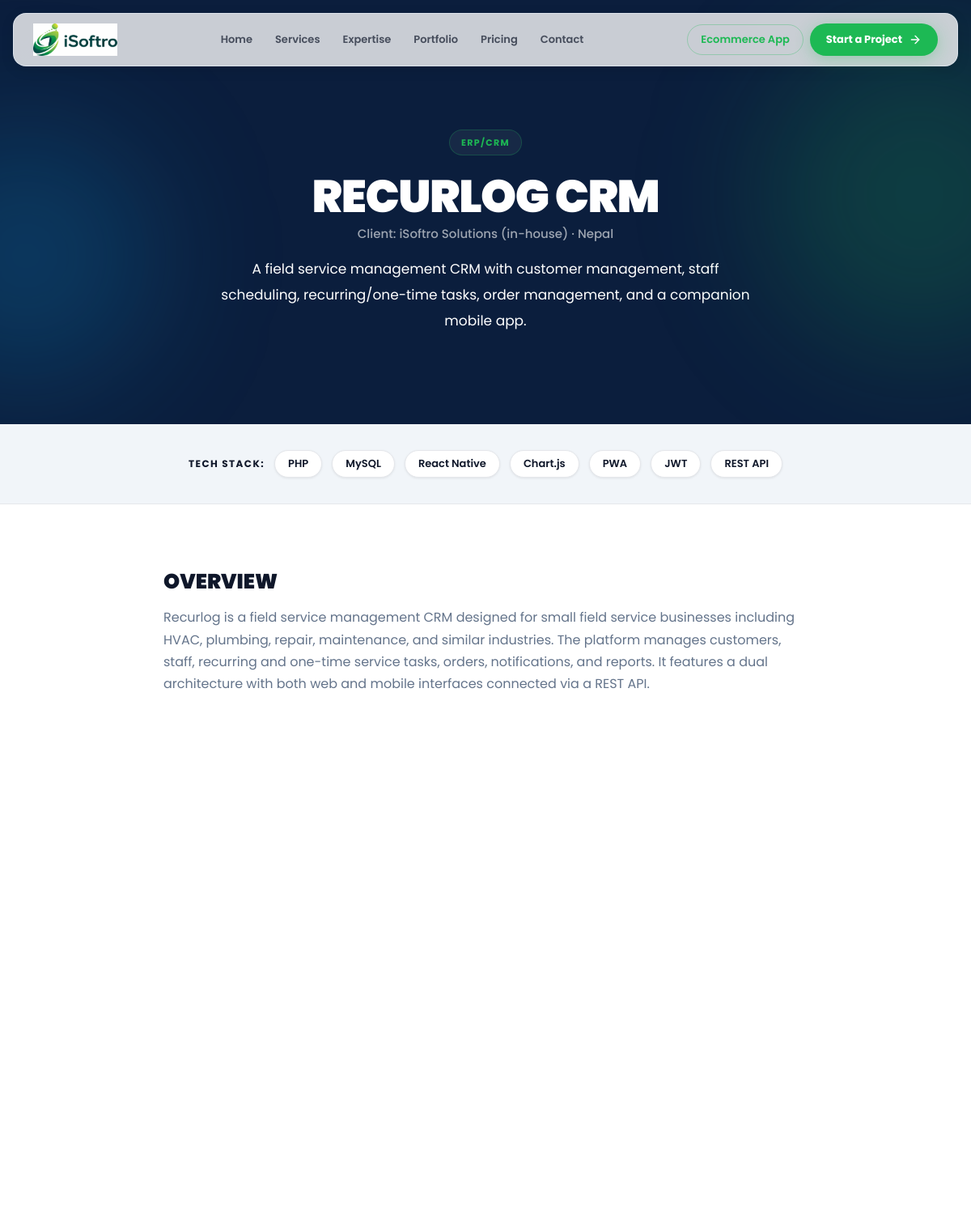
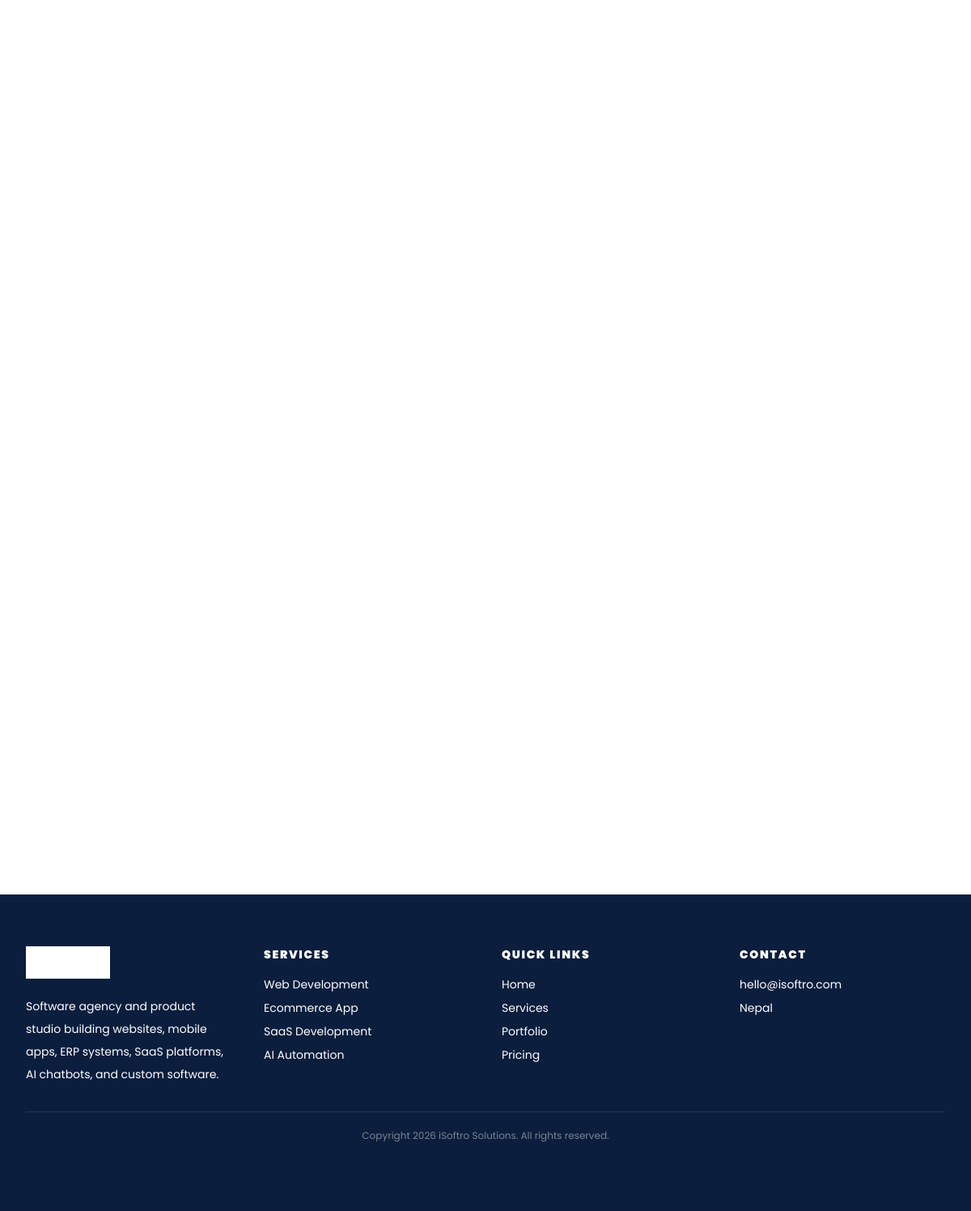
/project.php?slug=recurlog-crm, run on the app's committed database (2 pictures, top to bottom).
### tables this page shows
CREATE TABLE IF NOT EXISTS projects (
  id BIGINT UNSIGNED AUTO_INCREMENT PRIMARY KEY,
  title VARCHAR(190) NOT NULL,
  slug VARCHAR(190) NOT NULL UNIQUE,
  client_name VARCHAR(190),
  industry VARCHAR(120),
  country VARCHAR(120),
  category_id BIGINT UNSIGNED NULL,
  short_desc TEXT,
  long_desc MEDIUMTEXT,
  thumbnail VARCHAR(255),
  tech_stack TEXT,
  live_url VARCHAR(255),
  app_url VARCHAR(255),
  status VARCHAR(80),
  year VARCHAR(20),
  is_featured TINYINT(1) DEFAULT 0,
  is_published TINYINT(1) DEFAULT 1,
  sort_order INT DEFAULT 0,
  created_at TIMESTAMP DEFAULT CURRENT_TIMESTAMP,
  updated_at TIMESTAMP DEFAULT CURRENT_TIMESTAMP ON UPDATE CURRENT_TIMESTAMP,
  CONSTRAINT projects_category_fk FOREIGN KEY (category_id) REFERENCES project_categories(id) ON DELETE SET NULL
);

### includes/db.php (called while the page is built, shortened)
<?php
function app_config(): array
{
    static $config = null;
    if ($config === null) {
        $config = require __DIR__ . '/config.php';
    }
    return $config;
}
function db(): PDO
{
    static $pdo = null;
    $config = app_config()['db'];
    if ($config['connection'] === 'mysql') {
        $mysql = $config['mysql'];
        $dsn = sprintf(
            'mysql:host=%s;port=%s;dbname=%s;charset=%s',
            $mysql['host'],
            $mysql['port'],
            $mysql['database'],
            $mysql['charset']
        );
        $pdo = new PDO($dsn, $mysql['username'], $mysql['password']);
    }
    $pdo->setAttribute(PDO::ATTR_ERRMODE, PDO::ERRMODE_EXCEPTION);
    $pdo->setAttribute(PDO::ATTR_DEFAULT_FETCH_MODE, PDO::FETCH_ASSOC);
    return $pdo;
}

### includes/functions.php (called while the page is built, shortened)
<?php
require_once __DIR__ . '/db.php';
function e(?string $value): string
{
    return htmlspecialchars((string) $value, ENT_QUOTES, 'UTF-8');
}

### project.php (the view, shortened to what this page needs)
<?php
require_once __DIR__ . '/includes/functions.php';
$slug = isset($_GET['slug']) ? trim($_GET['slug']) : '';
$stmt = db()->prepare("SELECT * FROM projects WHERE slug = ? AND is_published = 1 LIMIT 1");
$stmt->execute([$slug]);
$p = $stmt->fetch();
require __DIR__ . '/header.php';
?>
<main id="main">
  <section class="relative isolate overflow-hidden bg-navy pt-32 text-white md:pt-40">
    <div class="orb -right-32 top-12 h-96 w-96 bg-green/20"></div>
    <div class="orb -left-32 bottom-12 h-80 w-80 bg-teal/20"></div>
    <div class="mx-auto max-w-[1240px] px-5 pb-20 md:px-8 lg:pb-28">
      <div class="mx-auto max-w-4xl text-center">
        <?php if ($p['industry']): ?>
          <span class="section-label !border-green/25 !bg-white/5"><?= e($p['industry']) ?></span>
        <?php endif; ?>
        <h1 class="mt-6 text-[clamp(2rem,5vw,3.5rem)] font-black uppercase leading-[.96] tracking-tight">
          <?= e($p['title']) ?>
        </h1>
        <?php if ($p['client_name']): ?>
          <p class="mt-2 text-[15px] font-medium text-white/60">Client: <?= e($p['client_name']) ?><?= $p['country'] ? ' &middot; ' . e($p['country']) : '' ?></p>
        <?php endif; ?>
        <?php if ($p['short_desc']): ?>
          <p class="mx-auto mt-4 max-w-2xl text-[17px] leading-8 text-white/72">
            <?= e($p['short_desc']) ?>
          </p>
        <?php endif; ?>
      </div>
    </div>
  </section>
  <?php if ($p['tech_stack'] || $p['tech_stack_detail']): ?>
  <section class="border-b border-border bg-softgrey">
    <div class="mx-auto max-w-[1240px] px-5 py-8 md:px-8">
      <div class="flex flex-wrap items-center justify-center gap-3">
        <span class="text-[12px] font-bold uppercase tracking-[.12em] text-muted">Tech Stack:</span>
        <?php
          $tags = $p['tech_stack'] ? array_map('trim', explode(',', $p['tech_stack'])) : [];
          foreach ($tags as $tag):
        ?>
          <span class="rounded-full border border-border bg-white px-4 py-1.5 text-[13px] font-semibold text-ink shadow-e1"><?= e($tag) ?></span>
        <?php endforeach; ?>
      </div>
    </div>
  </section>
  <?php endif; ?>
  <article class="bg-white">
    <div class="mx-auto max-w-[860px] px-5 py-14 md:px-8 md:py-20">
      <?php if ($p['long_desc']): ?>
      <section class="reveal">
        <h2 class="section-heading">Overview</h2>
        <div class="prose prose-slate max-w-none"><?= nl2br(e($p['long_desc'])) ?></div>
      </section>
      <?php endif; ?>
    </div>
  </article>
</main>
<?php
require __DIR__ . '/footer.php';
?>

### header.php (style rules this page uses)
html { font-family: 'Poppins', 'Inter', 'Segoe UI', -apple-system, sans-serif; color: #0F172A; }
body { overflow-x: hidden; }
.orb { position:absolute; border-radius:9999px; filter: blur(80px); pointer-events:none; }
.section-label { display:inline-flex; align-items:center; gap:.5rem; border:1px solid rgba(29,185,84,.22); background:rgba(29,185,84,.07); color:#1DB954; padding:.42rem .9rem; border-radius:9999px; font-size:11px; font-weight:700; letter-spacing:.12em; text-transform:uppercase; }

### project.php (style rules this page uses)
.section-heading { font-size: clamp(1.3rem, 2.5vw, 1.6rem); font-weight: 900; text-transform: uppercase; line-height: 1.2; color: #0F172A; }
.prose { margin-top: 1rem; font-size: 16px; line-height: 1.7; color: #64748B; }
.reveal { opacity: 0; transform: translateY(16px); transition: opacity 0.4s cubic-bezier(0,0,0.2,1), transform 0.4s cubic-bezier(0,0,0.2,1); }
.reveal.in { opacity: 1; transform: none; }

### data on the page
projects: industry "ERP/CRM", title "RECURLOG CRM", client_name "iSoftro Solutions (in-house)", country "Nepal", short_desc "A field service management CRM with customer management, staff scheduling, recurring/one-time tasks, order management, and a companion mobile app.", tech_stack "PHP", tech_stack "MySQL", tech_stack "React Native", tech_stack "Chart.js", tech_stack "PWA", tech_stack "JWT", tech_stack "REST API", long_desc "Recurlog is a field service management CRM designed for small field service businesses including HVAC, plumbing, repair, maintenance, and similar industries. The platform manages customers, staff, recurring and one-time service tasks, orders, notifications, and reports. It features a dual architecture with both web and mobile interfaces connected via a REST API."

### other printed values
$link['label'] "Home"
$link['label'] "Services"
$link['label'] "Portfolio"
$link['label'] "Pricing"
